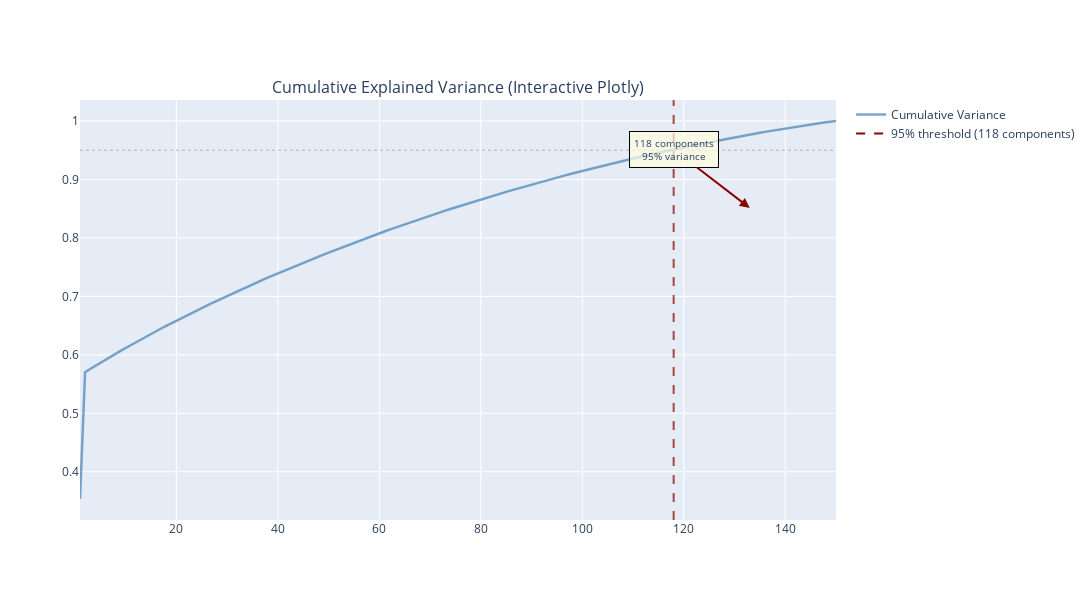

Write notebook code for a chart like this one.
### Markdown cell above
### Test: Cumulative Variance with Plotly Backend

Let's verify the reference lines work with the interactive Plotly backend too.

### Code cell
# Create the same cumulative variance plot with Plotly backend
cumulative_spec_plotly = PlotSpec(
    data=cumulative_data,
    plot_type='line',
    title='Cumulative Explained Variance (Interactive Plotly)',
    color='steelblue',
    line_width=2.5,
    marker='circle',
    marker_size=4,
    label='Cumulative Variance',
    # Add vertical line at 95% threshold
    vlines=[
        {
            'x': n_95,
            'color': 'darkred',
            'linestyle': '--',
            'linewidth': 2,
            'label': f'95% threshold ({n_95} components)',
        }
    ],
    # Add horizontal line at 95% value
    hlines=[
        {
            'y': 0.95,
            'color': 'gray',
            'linestyle': ':',
            'linewidth': 1,
            'alpha': 0.5,
        }
    ],
    # Add annotation at the threshold
    annotations=[
        {
            'text': f'{n_95} components<br>95% variance',
            'xy': (n_95, cumulative_at_95),
            'xytext': (n_95 + 15, cumulative_at_95 - 0.1),
            'fontsize': 10,
            'bbox': dict(boxstyle='round,pad=0.5', facecolor='lightyellow', alpha=0.7),
            'arrowprops': dict(arrowstyle='->', connectionstyle='arc3,rad=0.3', color='darkred'),
        }
    ],
)

config_plotly = PlotConfig(
    xlabel='Component Number',
    ylabel='Cumulative Explained Variance',
    figsize=(12, 6),
    grid=True,
)

grid_plotly = PlotGrid(plot_specs=[cumulative_spec_plotly], config=config_plotly, backend='plotly')
fig_plotly = grid_plotly.plot()
fig_plotly.show()

print(f"\n✓ Plotly version with reference lines working!")
print(f"✓ Hover over the plot to see interactive features")

### Figure 1 — Plotly figure (JSON) as saved in the notebook; plotly's stock layout.template omitted (floating-point values rounded to 4 significant figures; data arrays with more than 128 entries replaced by an {"elided": "..."} marker saying what was removed)
{"data": [{"line": {"color": "steelblue", "width": 2.5}, "mode": "lines", "name": "Cumulative Variance", "opacity": 0.7, "showlegend": true, "type": "scatter", "x": {"elided": "150 float values"}, "xaxis": "x", "y": {"elided": "150 float values"}, "yaxis": "y"}, {"line": {"color": "darkred", "dash": "dash", "width": 2}, "mode": "lines", "name": "95% threshold (118 components)", "showlegend": true, "type": "scatter", "x": [null], "xaxis": "x", "y": [null], "yaxis": "y"}], "layout": {"annotations": [{"font": {"size": 16}, "showarrow": false, "text": "Cumulative Explained Variance (Interactive Plotly)", "x": 0.5, "xanchor": "center", "xref": "paper", "y": 1, "yanchor": "bottom", "yref": "paper"}, {"arrowcolor": "darkred", "arrowhead": 2, "arrowsize": 1, "arrowwidth": 2, "ax": 118, "axref": "x", "ay": 0.9513, "ayref": "y", "bgcolor": "rgba(255, 255, 224, 0.7)", "bordercolor": "black", "borderpad": 4, "borderwidth": 1, "font": {"size": 10}, "showarrow": true, "text": "118 components<br>95% variance", "x": 133, "xref": "x", "y": 0.8513, "yref": "y"}], "height": 600, "shapes": [{"line": {"color": "gray", "dash": "dot", "width": 1}, "opacity": 0.5, "type": "line", "x0": 0, "x1": 1, "xref": "x domain", "y0": 0.95, "y1": 0.95, "yref": "y"}, {"line": {"color": "darkred", "dash": "dash", "width": 2}, "opacity": 0.7, "type": "line", "x0": 118, "x1": 118, "xref": "x", "y0": 0, "y1": 1, "yref": "y domain"}], "showlegend": true, "title": {}, "width": 1200, "xaxis": {"anchor": "y", "domain": [0, 1]}, "yaxis": {"anchor": "x", "domain": [0, 1]}}}
